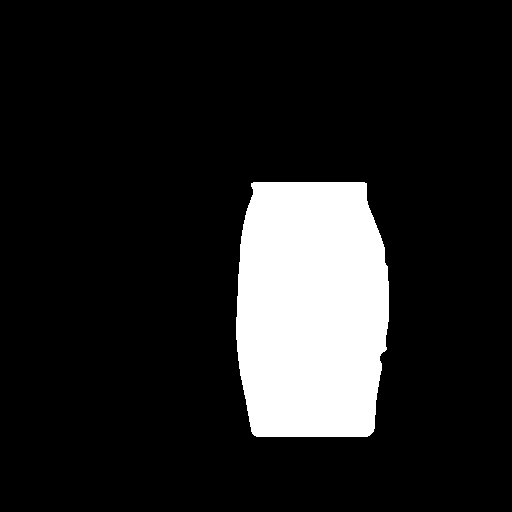
#> input picture outputs/garment_mask.png, 512 x 512 px
$ python make_hybrid_control.py
#> lines starting #> are read from the running program, lines starting #| are printed output that depends on the picture; after the words box and inside, x2 and y2 are one past the last pixel; in counts of white or black regions, pixels touching at a corner belong together
import cv2
import numpy as np


MASK_PATH = "outputs/garment_mask.png"
OUTLINE_PATH = "outputs/garment_outline.png"
CLEAN_EDGE_PATH = "outputs/garment_edge_clean.png"
HYBRID_PATH = "outputs/garment_hybrid_control.png"

mask = cv2.imread(MASK_PATH, cv2.IMREAD_GRAYSCALE)
#> mask: shape (512, 512); 13.5% white; 1 white region, box (x1, y1, x2, y2) and area: (236, 182, 389, 437) 35300
outline = cv2.imread(OUTLINE_PATH, cv2.IMREAD_GRAYSCALE)
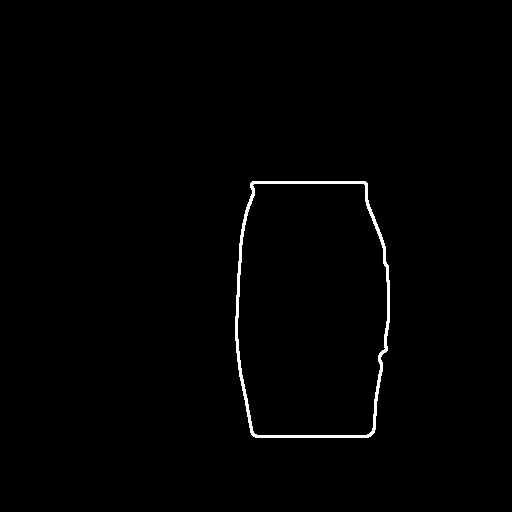
#> input picture outputs/garment_outline.png, 512 x 512 px
#> outline: shape (512, 512); 0.91% white; 1 white region, box (x1, y1, x2, y2) and area: (235, 181, 390, 438) 2377
clean_edge = cv2.imread(CLEAN_EDGE_PATH, cv2.IMREAD_GRAYSCALE)
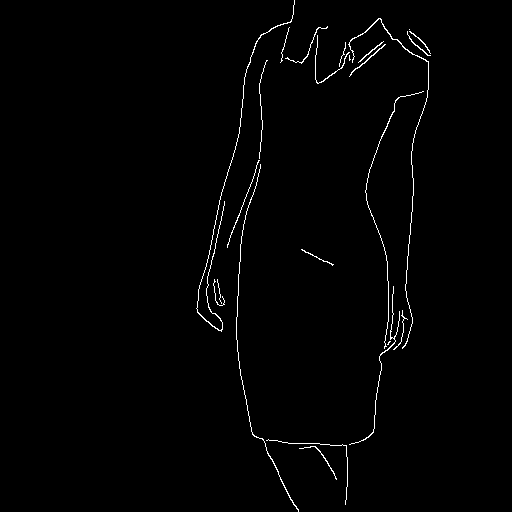
#> input picture outputs/garment_edge_clean.png, 512 x 512 px
#> clean_edge: shape (512, 512); 1.1% white in thin lines or dots, all inside (x1, y1, x2, y2) = (196, 0, 431, 512)

if mask is None:
    raise FileNotFoundError(f"无法读取 {MASK_PATH}")
if outline is None:
    raise FileNotFoundError(f"无法读取 {OUTLINE_PATH}")
if clean_edge is None:
    raise FileNotFoundError(f"无法读取 {CLEAN_EDGE_PATH}")


# =========================
# 找到衣服主体的 bounding box
# =========================
ys, xs = np.where(mask > 0)
if len(xs) == 0 or len(ys) == 0:
    raise ValueError("mask 中没有检测到白色区域")

x1, x2 = xs.min(), xs.max()
#> x1 = 236; x2 = 388
y1, y2 = ys.min(), ys.max()
#> y1 = 182; y2 = 436

h = y2 - y1
#> h = 254
w = x2 - x1
#> w = 152

# 稍微向上和向左右扩一点，方便保留领口/肩部
pad_x = int(0.10 * w)
#> pad_x = 15
pad_top = int(0.18 * h)
#> pad_top = 45

x1e = max(0, x1 - pad_x)
#> x1e = 221
x2e = min(mask.shape[1] - 1, x2 + pad_x)
#> x2e = 403
y1e = max(0, y1 - pad_top)
#> y1e = 137


# =========================
# 上半部分区域：从 clean_edge 里取
# 下半部分区域：从 outline 里取
# =========================
hybrid = np.zeros_like(mask)

# 上部 40%
split_y = y1 + int(0.40 * h)
#> split_y = 283

# 1) 先放入衣服 outline，作为整体外轮廓
hybrid = cv2.bitwise_or(hybrid, outline)

# 2) 从 clean edge 中拿回“上半部分细节”
top_region = np.zeros_like(mask)
top_region[y1e:split_y, x1e:x2e + 1] = 255

top_edges = cv2.bitwise_and(clean_edge, top_region)
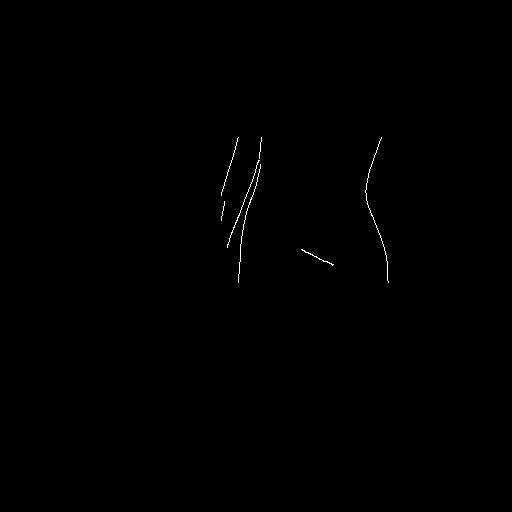
#> top_edges: shape (512, 512); 0.2% white in thin lines or dots, all inside (x1, y1, x2, y2) = (221, 137, 389, 283)

# 为了减少上半部分残留手臂噪声：
# 只保留靠近图像中心的边
center_x = (x1 + x2) // 2
#> center_x = 312
max_half_width = int(0.38 * w)
#> max_half_width = 57

filtered_top = np.zeros_like(mask)
for y in range(y1e, split_y):
    xs_row = np.where(top_edges[y] > 0)[0]
    if len(xs_row) == 0:
        continue

    xs_keep = xs_row[np.abs(xs_row - center_x) <= max_half_width]
    filtered_top[y, xs_keep] = 255
#> this loop made 146 passes
#> (xs_row, xs_keep) on passes 1 to 12: ([238, 261, 381], [261]), ([237, 261, 381], [261]), ([237, 261, 380], [261]), ([237, 261, 380], [261]), ([237, 261, 379], [261]), ([236, 260, 379], [260]), ([236, 260, 379], [260]), ([236, 260, 378], [260]), ([236, 260, 378], [260]), ([235, 260, 378], [260]), ([235, 260, 377], [260]), ([235, 260, 377], [260])
#> xs_row on passes 23, 24, 26, 28, 29, 30: [232, 373], [231, 258, 259, 373], [231, 257, 258, 372], [230, 257, 260, 371], [230, 256, 260, 371], [229, 256, 260, 371]
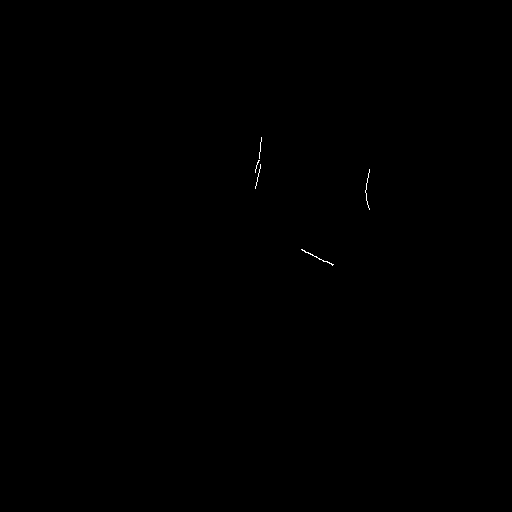
#> filtered_top: shape (512, 512); 0.06% white in thin lines or dots, all inside (x1, y1, x2, y2) = (255, 137, 370, 266)

# 3) 合并
hybrid = cv2.bitwise_or(hybrid, filtered_top)
#> hybrid: shape (512, 512); 0.95% white; 4 white regions (1 under 20 px), largest, box (x1, y1, x2, y2) and area: (235, 164, 390, 438) 2413, (301, 249, 334, 266) 46, (259, 137, 262, 159) 22


# =========================
# 去除可能的孤立小噪点
# =========================
num_labels, labels, stats, _ = cv2.connectedComponentsWithStats(
    hybrid, connectivity=8
)
#> labels: shape (512, 512) int32; 5 distinct labels, from 0 to 4
#> num_labels = 5; stats = [[0, 0, 512, 512, 259648], [259, 137, 3, 22, 22], [255, 160, 5, 13, 15], [235, 164, 155, 274, 2413], [301, 249, 33, 17, 46]]

cleaned = np.zeros_like(hybrid)
for i in range(1, num_labels):
    area = stats[i, cv2.CC_STAT_AREA]
    if area >= 8:
        cleaned[labels == i] = 255
#> this loop made 4 passes
#> area on passes 1, 3, 4: 22, 2413, 46

hybrid = cleaned


# =========================
# 稍微加粗一点线条，便于 ControlNet 看清
# =========================
kernel = cv2.getStructuringElement(cv2.MORPH_ELLIPSE, (3, 3))
hybrid = cv2.dilate(hybrid, kernel, iterations=1)
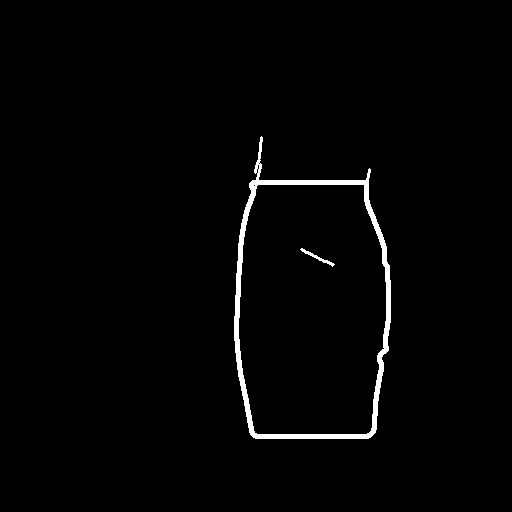
#> hybrid: shape (512, 512); 1.6% white; 2 white regions, box (x1, y1, x2, y2) and area: (234, 136, 391, 439) 4051, (300, 248, 335, 267) 114


# =========================
# 保存
# =========================
cv2.imwrite(HYBRID_PATH, hybrid)

print("已生成：", HYBRID_PATH)
print(f"mask bbox: ({x1}, {y1}) - ({x2}, {y2})")
#| mask bbox: (236, 182) - (388, 436)
print(f"hybrid top region: y={y1e}..{split_y}, x={x1e}..{x2e}")
#| hybrid top region: y=137..283, x=221..403
